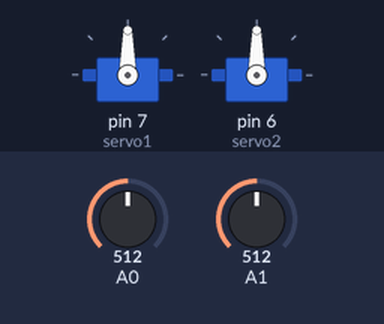
Bench run of a sketch on a simulated Arduino Uno, built with avr-gcc and run on an emulated ATmega328P. Parts: 2 × servo. The test bench sets the inputs (shaded band); at power-on: A0 = 512, A1 = 512.

Above: at 1.2 s.
1.3 s: A0 set to 716
At 2.1 s:
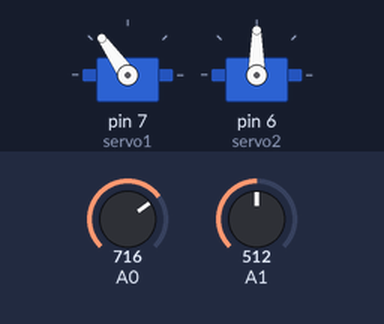
2.8 s: A1 set to 716
At 3.1 s:
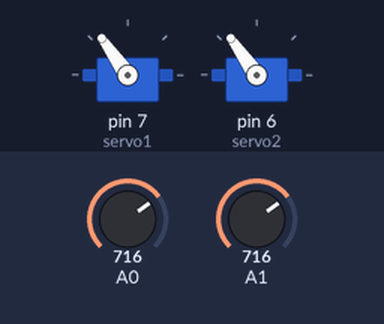
4.3 s: A0 set to 900
At 5.3 s:
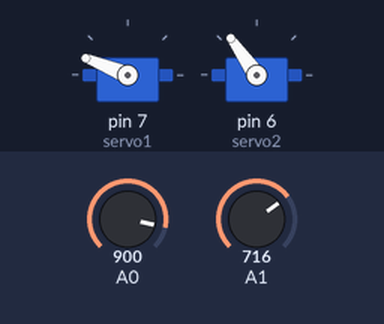
5.8 s: A1 set to 900
At 6.3 s:
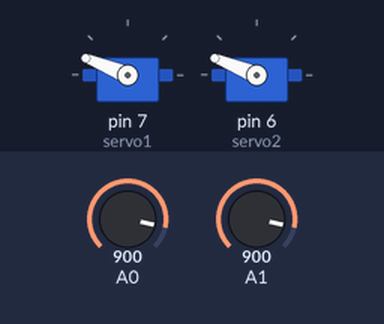
7.3 s: A0 set to 1023
At 8.0 s:
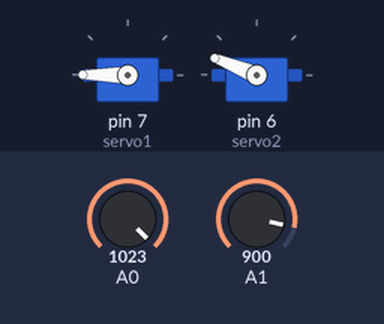
8.8 s: A1 set to 1023
At 10.2 s:
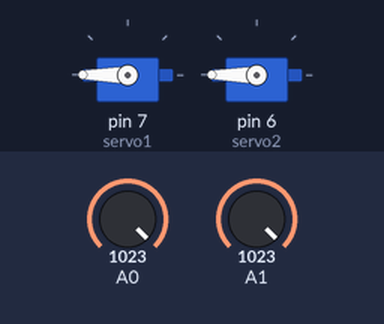
Timing chart, 0 to 11.3 s (numbered marks = the images above; inputs shaded):
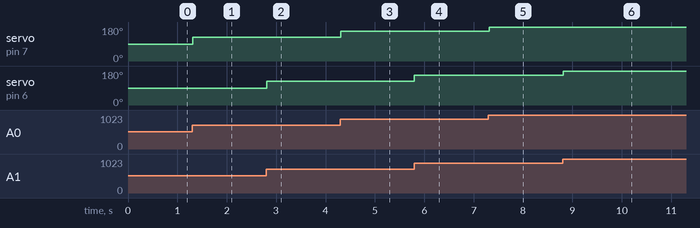

Measured:
- after the input at 1.3 s, servo on pin 7 (servo1): 90° → 125° at once
- after the input at 2.8 s, servo on pin 6 (servo2): 90° → 125° at once
- after the input at 4.3 s, servo on pin 7 (servo1): 125° → 158° at once
- after the input at 5.8 s, servo on pin 6 (servo2): 125° → 158° at once
- after the input at 7.3 s, servo on pin 7 (servo1): 158° → 180° at once
- after the input at 8.8 s, servo on pin 6 (servo2): 158° → 180° at once

The sketch:

Aufg6.2.ino
```cpp
#include <Servo.h>

Servo servo1;
Servo servo2;

void setup() {

  Serial.begin(115200);

  servo1.attach(7);
  servo2.attach(6);
}

void loop() {
  int xOut = analogRead(A0);
  int yOut = analogRead(A1);
  printf("xout: %d  ", xOut);
  printf("yout: %d\n", yOut);

  xOut = map(xOut, 0, 1023, 0, 180);
  yOut = map(yOut, 0, 1023, 0, 180);
  servo1.write(xOut);
  servo2.write(yOut);
  delay(20);
}
```
